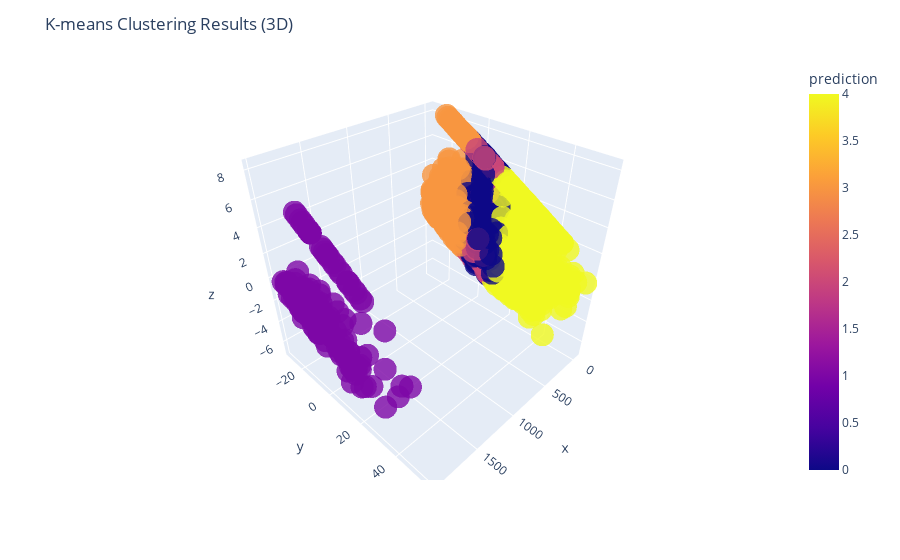

The notebook cell saved with this chart:
### Code cell
data_prepared_pandas = predictions_clustering.select('features', 'prediction').toPandas()
features = np.array(data_prepared_pandas['features'].tolist())

pca = PCA(n_components=3)
reduced_features = pca.fit_transform(features)

fig = px.scatter_3d(data_prepared_pandas, x=reduced_features[:, 0], y=reduced_features[:, 1], z=reduced_features[:, 2], color=data_prepared_pandas['prediction'], opacity=0.8)
fig.update_layout(title='K-means Clustering Results (3D)')
fig.show()

### Figure 1 — Plotly figure (JSON) as saved in the notebook; plotly's stock layout.template omitted (floating-point values rounded to 4 significant figures; data arrays with more than 128 entries replaced by an {"elided": "..."} marker saying what was removed)
{"data": [{"hovertemplate": "x=%{x}<br>y=%{y}<br>z=%{z}<br>prediction=%{marker.color}<extra></extra>", "legendgroup": "", "marker": {"color": {"elided": "16717 int values"}, "coloraxis": "coloraxis", "opacity": 0.8, "symbol": "circle"}, "mode": "markers", "name": "", "scene": "scene", "showlegend": false, "type": "scatter3d", "x": {"elided": "16717 float values"}, "y": {"elided": "16717 float values"}, "z": {"elided": "16717 float values"}}], "layout": {"coloraxis": {"colorbar": {"title": {"text": "prediction"}}, "colorscale": [[0, "#0d0887"], [0.1111, "#46039f"], [0.2222, "#7201a8"], [0.3333, "#9c179e"], [0.4444, "#bd3786"], [0.5556, "#d8576b"], [0.6667, "#ed7953"], [0.7778, "#fb9f3a"], [0.8889, "#fdca26"], [1, "#f0f921"]]}, "legend": {"tracegroupgap": 0}, "margin": {"t": 60}, "scene": {"domain": {"x": [0, 1], "y": [0, 1]}, "xaxis": {"title": {"text": "x"}}, "yaxis": {"title": {"text": "y"}}, "zaxis": {"title": {"text": "z"}}}, "title": {"text": "K-means Clustering Results (3D)"}}}
